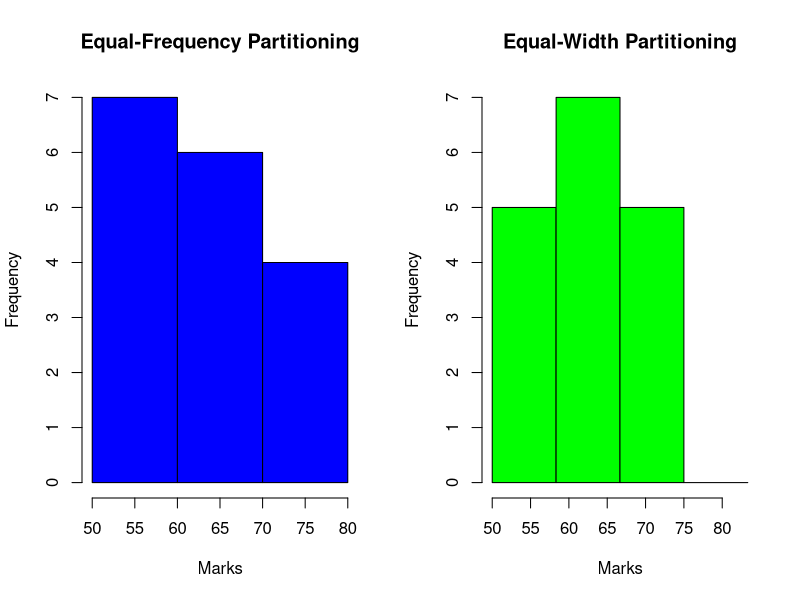

This figure's R source:
marks <- c(55, 60, 71, 63, 55, 65, 50, 55, 58, 59, 61, 63, 65, 67, 71, 72, 75)
num_bins <- 3
equi_depth_bins <- cut(marks, breaks = num_bins, labels = FALSE)
min_mark <- min(marks)
max_mark <- max(marks)
bin_width <- (max_mark - min_mark) / num_bins
equal_width_bins <- cut(marks, breaks = seq(min_mark, max_mark + bin_width, by = bin_width), labels = FALSE)
par(mfrow=c(1, 2))  # Create a 1x2 grid for two plots
hist(marks, breaks = num_bins, main = "Equal-Frequency Partitioning",
     xlab = "Marks", ylab = "Frequency", col = "blue")
hist(marks, breaks = seq(min_mark, max_mark + bin_width, by = bin_width), main = "Equal-Width Partitioning",
     xlab = "Marks", ylab = "Frequency", col = "green")
par(mfrow=c(1, 1))  # Reset to the default layout
